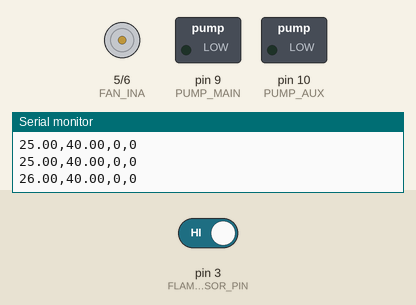
This sketch was run on a simulated Arduino Uno, built with avr-gcc and run on an emulated ATmega328P. On the bench: motor-driver pin pairs drawn as motors (green arrow = first pin HIGH = forward, orange = second pin HIGH = backward, longer = more drive), switched loads named in the sketch (green lamp = pin HIGH), the last lines printed to the serial monitor. Inputs (shaded band) come from the test bench; at power-on: pin 3 (FLAME_SENSOR_PIN) HIGH.

Above: at 2.8 s.
2.9 s: pin 3 (FLAME_SENSOR_PIN) driven LOW
At 3.4 s:
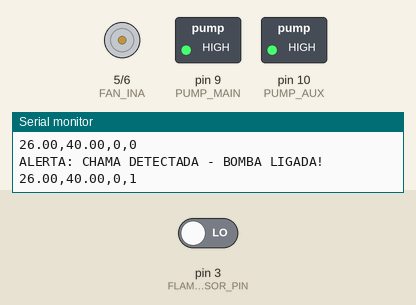
4.5 s: pin 3 (FLAME_SENSOR_PIN) driven HIGH
At 32.6 s:
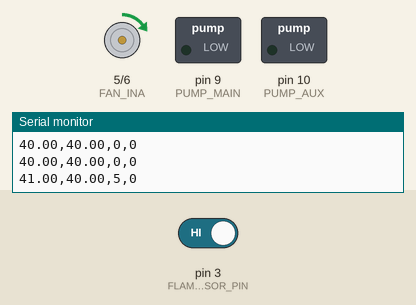
Timing chart, 0 to 35.5 s (numbered marks = the images above; inputs shaded):
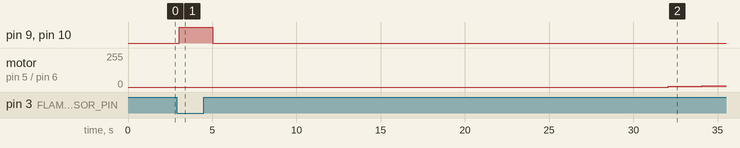

Measured:
- after the input at 2.9 s, pin 9 (PUMP_MAIN), pin 10 (PUMP_AUX): LOW → HIGH after 0.13 s
- after the input at 4.5 s, pin 9 (PUMP_MAIN), pin 10 (PUMP_AUX): HIGH → LOW after 0.53 s

The sketch:

sketch_teste_PI.ino
```cpp
#include <DHT.h>

#define DHTPIN 2
#define DHTTYPE DHT22
#define FLAME_SENSOR_PIN 3
#define FAN_INA 5      // Pino INA do L9110 (PWM)
#define FAN_INB 6      // Pino INB do L9110
#define PUMP_MAIN 9    // Pino principal da bomba (LIGA/DESLIGA)
#define PUMP_AUX 10    // Pino auxiliar da bomba (sentido/PWM) - opcional

// Parâmetros do controlador PI
float Kp = 5.0;
float Ki = 0.1;
float integral = 0;
float setpoint = 40.0;

// Variáveis para simulação
float simulatedTemp = 25.0;  // Começa em 25°C
bool testMode = true;        // Modo de teste ativado
unsigned long lastUpdate = 0;
const long tempUpdateInterval = 2000;  // Aumenta a temp a cada 2 segundos

DHT dht(DHTPIN, DHTTYPE);

void setup() {
  Serial.begin(9600);
  dht.begin();

  pinMode(FLAME_SENSOR_PIN, INPUT_PULLUP);
  pinMode(FAN_INA, OUTPUT);
  pinMode(FAN_INB, OUTPUT);
  pinMode(PUMP_MAIN, OUTPUT);
  pinMode(PUMP_AUX, OUTPUT);

  // Desliga todos os dispositivos
  digitalWrite(FAN_INA, LOW);
  digitalWrite(FAN_INB, LOW);
  digitalWrite(PUMP_MAIN, LOW);
  digitalWrite(PUMP_AUX, LOW);

  Serial.println("Sistema Iniciado - Modo de Teste PI");
  Serial.println("Temperatura,Setpoint,PWM,EstadoBomba");
}

void loop() {
  float temp;
  bool hasFlame = digitalRead(FLAME_SENSOR_PIN) == LOW;

  if (testMode) {
    // Modo de teste - simula aumento gradual de temperatura
    unsigned long currentTime = millis();
    if (currentTime - lastUpdate >= tempUpdateInterval && simulatedTemp < 60.0) {
      simulatedTemp += 1.0;  // Aumenta 1°C a cada 2 segundos
      lastUpdate = currentTime;
    }
    temp = simulatedTemp;
  } else {
    // Modo normal - lê do sensor
    temp = dht.readTemperature();
    if (isnan(temp)) {
      Serial.println("Erro na leitura do DHT22!");
      delay(2000);
      return;
    }
  }

  // Controle da bomba d'água (independente do PI)
  if(hasFlame) {
    digitalWrite(PUMP_MAIN, HIGH);
    digitalWrite(PUMP_AUX, HIGH);
    Serial.println("ALERTA: CHAMA DETECTADA - BOMBA LIGADA!");
  } else {
    digitalWrite(PUMP_MAIN, LOW);
    digitalWrite(PUMP_AUX, LOW);
  }

  // Controle PI da ventoinha
  int pwmValue = 0;
  if(temp > setpoint) {
    float error = temp - setpoint;
    integral += error;
    integral = constrain(integral, 0, 100/Ki);
    pwmValue = constrain(Kp * error + Ki * integral, 0, 255);

    analogWrite(FAN_INA, pwmValue);
    digitalWrite(FAN_INB, LOW);
  } else {
    digitalWrite(FAN_INA, LOW);
    digitalWrite(FAN_INB, LOW);
    integral = 0;
  }

  // Saída para plotter e serial
  Serial.print(temp);
  Serial.print(",");
  Serial.print(setpoint);
  Serial.print(",");
  Serial.print(pwmValue);
  Serial.print(",");
  Serial.println(digitalRead(PUMP_MAIN));

  delay(1000);
}
```
